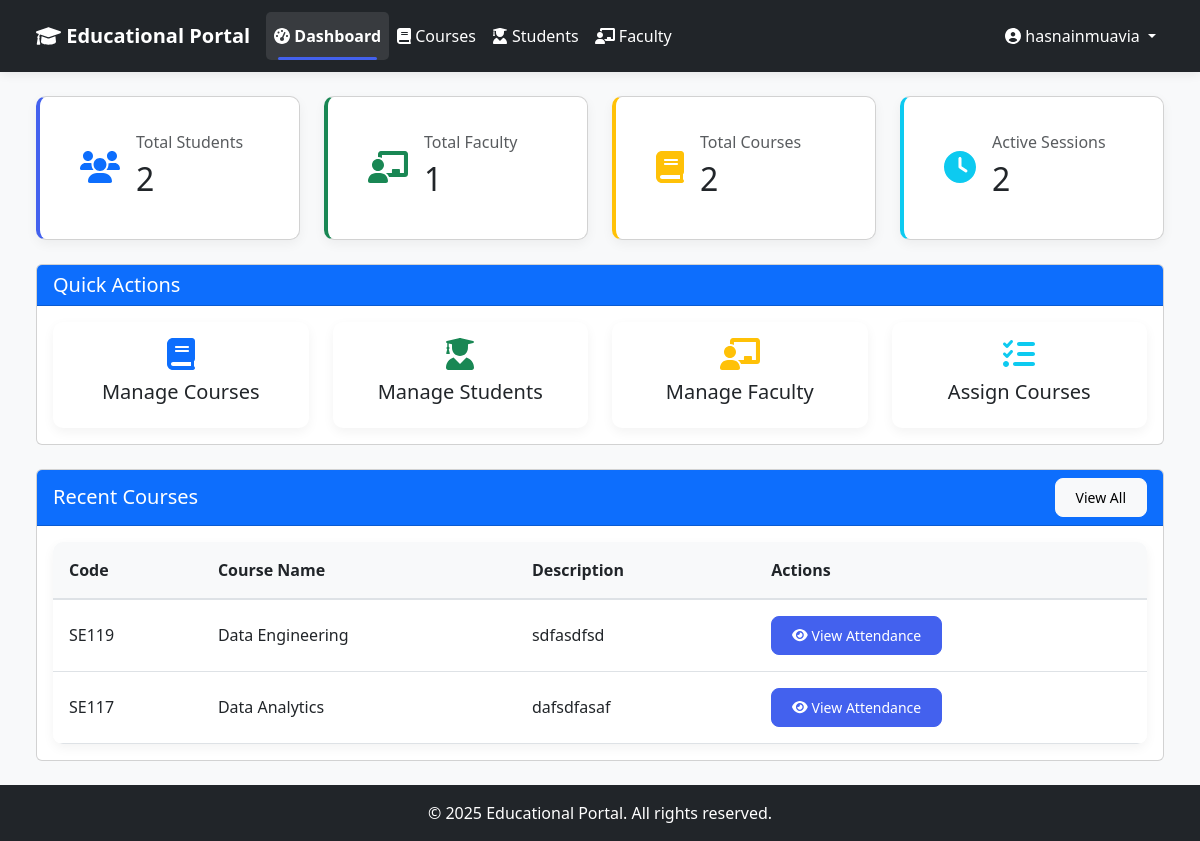
The app's page /admin-dashboard/ (signed in) with its own data.
### core/models.py (models this page shows, shortened)
class User(AbstractUser):
    role = models.CharField(
        max_length=10,
        choices=Role.choices,
        default=Role.STUDENT,
    )

class Course(models.Model):
    name = models.CharField(max_length=100)
    code = models.CharField(max_length=20, unique=True)
    description = models.TextField(blank=True, null=True)

### admin_dashboard/views.py (the view)
# urls.py: path('', views.dashboard, name='admin_dashboard'),
@login_required
@user_passes_test(is_admin)
def dashboard(request):
    total_students = Student.objects.count()
    total_faculty = Faculty.objects.count()
    total_courses = Course.objects.count()
    recent_courses = Course.objects.order_by('-id')[:5]
    context = {
        'total_students': total_students,
        'total_faculty': total_faculty,
        'total_courses': total_courses,
        'recent_courses': recent_courses,
    }
    return render(request, 'admin_dashboard/dashboard.html', context)

### admin_dashboard/views.py (called while the page is built)
def is_admin(user):
    return user.is_authenticated and user.is_superuser

### templates/admin_dashboard/dashboard.html (shortened to what this page needs)
{% extends 'base.html' %}
{% block content %}
<div class="container-fluid">
    <div class="row g-4 mb-4">
        <div class="col-12 col-sm-6 col-xl-3">
            <div class="card stat-card primary h-100">
                <div class="card-body">
                    <div class="d-flex align-items-center">
                        <div class="flex-shrink-0">
                            <i class="fas fa-users fa-2x text-primary"></i>
                        </div>
                        <div class="flex-grow-1 ms-3">
                            <h6 class="card-subtitle mb-2 text-muted">Total Students</h6>
                            <h2 class="card-title mb-0">{{ total_students }}</h2>
                        </div>
                    </div>
                </div>
            </div>
        </div>
        <div class="col-12 col-sm-6 col-xl-3">
            <div class="card stat-card success h-100">
                <div class="card-body">
                    <div class="d-flex align-items-center">
                        <div class="flex-shrink-0">
                            <i class="fas fa-chalkboard-teacher fa-2x text-success"></i>
                        </div>
                        <div class="flex-grow-1 ms-3">
                            <h6 class="card-subtitle mb-2 text-muted">Total Faculty</h6>
                            <h2 class="card-title mb-0">{{ total_faculty }}</h2>
                        </div>
                    </div>
                </div>
            </div>
        </div>
        <div class="col-12 col-sm-6 col-xl-3">
            <div class="card stat-card warning h-100">
                <div class="card-body">
                    <div class="d-flex align-items-center">
                        <div class="flex-shrink-0">
                            <i class="fas fa-book fa-2x text-warning"></i>
                        </div>
                        <div class="flex-grow-1 ms-3">
                            <h6 class="card-subtitle mb-2 text-muted">Total Courses</h6>
                            <h2 class="card-title mb-0">{{ total_courses }}</h2>
                        </div>
                    </div>
                </div>
            </div>
        </div>
        <div class="col-12 col-sm-6 col-xl-3">
            <div class="card stat-card info h-100">
                <div class="card-body">
                    <div class="d-flex align-items-center">
                        <div class="flex-shrink-0">
                            <i class="fas fa-clock fa-2x text-info"></i>
                        </div>
                        <div class="flex-grow-1 ms-3">
                            <h6 class="card-subtitle mb-2 text-muted">Active Sessions</h6>
                            <h2 class="card-title mb-0">{{ recent_courses.count }}</h2>
                        </div>
                    </div>
                </div>
            </div>
        </div>
    </div>
    <div class="row mb-4">
        <div class="col-12">
            <div class="card">
                <div class="card-header bg-primary text-white">
                    <h5 class="card-title mb-0">Quick Actions</h5>
                </div>
                <div class="card-body">
                    <div class="row g-4">
                        <div class="col-6 col-md-3">
                            <a href="{% url 'manage_courses' %}" class="text-decoration-none">
                                <div class="card dashboard-card text-center h-100">
                                    <div class="card-body">
                                        <i class="fas fa-book fa-2x mb-2 text-primary"></i>
                                        <h5 class="card-title">Manage Courses</h5>
                                    </div>
                                </div>
                            </a>
                        </div>
                        <div class="col-6 col-md-3">
                            <a href="{% url 'manage_students' %}" class="text-decoration-none">
                                <div class="card dashboard-card text-center h-100">
                                    <div class="card-body">
                                        <i class="fas fa-user-graduate fa-2x mb-2 text-success"></i>
                                        <h5 class="card-title">Manage Students</h5>
                                    </div>
                                </div>
                            </a>
                        </div>
                        <div class="col-6 col-md-3">
                            <a href="{% url 'manage_faculty' %}" class="text-decoration-none">
                                <div class="card dashboard-card text-center h-100">
                                    <div class="card-body">
                                        <i class="fas fa-chalkboard-teacher fa-2x mb-2 text-warning"></i>
                                        <h5 class="card-title">Manage Faculty</h5>
                                    </div>
                                </div>
                            </a>
                        </div>
                        <div class="col-6 col-md-3">
                            <a href="{% url 'assign_course' %}" class="text-decoration-none">
                                <div class="card dashboard-card text-center h-100">
                                    <div class="card-body">
                                        <i class="fas fa-tasks fa-2x mb-2 text-info"></i>
                                        <h5 class="card-title">Assign Courses</h5>
                                    </div>
                                </div>
                            </a>
                        </div>
                    </div>
                </div>
            </div>
        </div>
    </div>
    <div class="row">
        <div class="col-12">
            <div class="card">
                <div class="card-header bg-primary text-white d-flex justify-content-between align-items-center">
                    <h5 class="card-title mb-0">Recent Courses</h5>
                    <a href="{% url 'manage_courses' %}" class="btn btn-light btn-sm">View All</a>
                </div>
                <div class="card-body">
                    <div class="table-responsive">
                        <table class="table table-hover">
                            <thead>
                                <tr>
                                    <th>Code</th>
                                    <th>Course Name</th>
                                    <th>Description</th>
                                    <th>Actions</th>
                                </tr>
                            </thead>
                            <tbody>
                                {% for course in recent_courses %}
                                <tr>
                                    <td>{{ course.code }}</td>
                                    <td>{{ course.name }}</td>
                                    <td>{{ course.description|truncatechars:50 }}</td>
                                    <td>
                                        <a href="{% url 'admin_view_attendance' course.id %}" class="btn btn-primary btn-sm">
                                            <i class="fas fa-eye"></i> View Attendance
                                        </a>
                                    </td>
                                </tr>
                                {% empty %}
                                <tr>
                                    <td colspan="4" class="text-center">No courses available</td>
                                </tr>
                                {% endfor %}
                            </tbody>
                        </table>
                    </div>
                </div>
            </div>
        </div>
    </div>
</div>
{% endblock %}
{% block extra_css %}
<link rel="stylesheet" href="https://cdnjs.cloudflare.com/ajax/libs/font-awesome/6.0.0/css/all.min.css">
{% endblock %}

### templates/base.html (shortened to what this page needs)
<!DOCTYPE html>
<html lang="en">
<head>
    <link href="https://cdn.jsdelivr.net/npm/bootstrap@5.3.0/dist/css/bootstrap.min.css" rel="stylesheet">
    {% load static %}
    <link href="{% static 'css/style.css' %}" rel="stylesheet">
    {% block extra_css %}{% endblock %}
</head>
<body class="d-flex flex-column min-vh-100">
    <nav class="navbar navbar-expand-lg navbar-dark bg-dark">
        <div class="container-fluid">
            <a class="navbar-brand" href="{% url 'home' %}">
                <i class="fas fa-graduation-cap"></i> Educational Portal
            </a>
            {% if user.is_authenticated %}
            <div class="collapse navbar-collapse" id="navbarNav">
                <ul class="navbar-nav me-auto">
                    {% if user.is_superuser %}
                    <li class="nav-item">
                        <a class="nav-link {% if request.resolver_match.url_name == 'admin_dashboard' %}active{% endif %}" href="{% url 'admin_dashboard' %}">
                            <i class="fas fa-tachometer-alt"></i> Dashboard
                        </a>
                    </li>
                    <li class="nav-item">
                        <a class="nav-link {% if request.resolver_match.url_name == 'manage_courses' %}active{% endif %}" href="{% url 'manage_courses' %}">
                            <i class="fas fa-book"></i> Courses
                        </a>
                    </li>
                    <li class="nav-item">
                        <a class="nav-link {% if request.resolver_match.url_name == 'manage_students' %}active{% endif %}" href="{% url 'manage_students' %}">
                            <i class="fas fa-user-graduate"></i> Students
                        </a>
                    </li>
                    <li class="nav-item">
                        <a class="nav-link {% if request.resolver_match.url_name == 'manage_faculty' %}active{% endif %}" href="{% url 'manage_faculty' %}">
                            <i class="fas fa-chalkboard-teacher"></i> Faculty
                        </a>
                    </li>
                    {% elif user.is_faculty %}
                    <li class="nav-item">
                        <a class="nav-link {% if request.resolver_match.url_name == 'faculty_dashboard' %}active{% endif %}" href="{% url 'faculty_dashboard' %}">
                            <i class="fas fa-tachometer-alt"></i> Dashboard
                        </a>
                    </li>
                    {% endif %}
                </ul>
                <div class="navbar-nav">
                    <li class="nav-item dropdown">
                        <a class="nav-link dropdown-toggle" href="#" id="navbarDropdown" role="button" data-bs-toggle="dropdown">
                            <i class="fas fa-user-circle"></i> {{ user.get_full_name|default:user.username }}
                        </a>
                    </li>
                </div>
            </div>
            {% endif %}
        </div>
    </nav>
    <main class="flex-grow-1 py-4">
        <div class="container-fluid px-4">
            {% block content %}
            {% endblock %}
        </div>
    </main>
    <footer class="footer mt-auto py-3 bg-dark text-white">
        <div class="container text-center">
            <p class="mb-0">&copy; {% now "Y" %} Educational Portal. All rights reserved.</p>
        </div>
    </footer>
</body>
</html>

### static/css/style.css (style rules this page uses)
body { min-height: 100vh; display: flex; flex-direction: column; background-color: #f8f9fa; font-family: 'Poppins', 'Segoe UI', Roboto, 'Helvetica Neue', Arial, sans-serif; color: #333; margin: 0; padding: 0; }
main { flex: 1; display: flex; flex-direction: column; }
:root { --primary-color: #4361ee; --primary-dark: #3a56d4; --secondary-color: #6c757d; --success-color: #198754; --info-color: #0dcaf0; --warning-color: #ffc107; --danger-color: #dc3545; --light-color: #f8f9fa; --dark-color: #212529; --text-color: #333; --text-muted: #6c757d; --border-radius: 10px; --box-shadow: 0 10px 30px rgba(0, 0, 0, 0.1); }
.dashboard-card { background-color: #fff; border-radius: var(--border-radius); transition: transform 0.2s; box-shadow: 0 4px 12px rgba(0, 0, 0, 0.05); border: none; overflow: hidden; }
.stat-card { border-radius: var(--border-radius); overflow: hidden; border-left: 4px solid; padding: 1.5rem; background-color: #fff; box-shadow: 0 4px 12px rgba(0, 0, 0, 0.05); }
.stat-card.primary { border-left-color: var(--primary-color); }
.stat-card.success { border-left-color: var(--success-color); }
.stat-card.warning { border-left-color: var(--warning-color); }
.stat-card.info { border-left-color: var(--info-color); }
.table-responsive { border-radius: var(--border-radius); box-shadow: 0 4px 12px rgba(0, 0, 0, 0.05); overflow: hidden; }
.table { background-color: #fff; margin-bottom: 0; }
.table thead th { background-color: #f8f9fa; border-bottom: 2px solid #dee2e6; font-weight: 600; color: var(--dark-color); padding: 1rem; }
.table tbody td { padding: 1rem; vertical-align: middle; }
.navbar { box-shadow: 0 2px 10px rgba(0, 0, 0, 0.08); background-color: #212529; padding: 0.75rem 1.5rem; }
.navbar-dark .navbar-nav .nav-link, .navbar-dark .navbar-brand, .navbar-dark .nav-link { color: #fff !important; }
.navbar-dark .navbar-nav .nav-link.active, .navbar-dark .nav-link.active { color: #fff !important; background-color: rgba(255, 255, 255, 0.1); border-radius: 5px; position: relative; font-weight: 600; }
.navbar-dark .navbar-nav .nav-link.active::after, .navbar-dark .nav-link.active::after { content: ''; position: absolute; bottom: 0; left: 10%; width: 80%; height: 3px; background-color: var(--primary-color); border-radius: 3px; }
.navbar-brand { font-weight: 700; color: var(--primary-color); }
.nav-link { font-weight: 500; color: var(--dark-color); padding: 0.75rem 1rem; transition: all 0.3s ease; }
.nav-link.active { color: var(--primary-color); background-color: rgba(67, 97, 238, 0.1); border-radius: 6px; }
.btn { font-weight: 500; padding: 0.5rem 1.25rem; border-radius: 8px; transition: all 0.3s ease; }
.btn-primary { background-color: var(--primary-color); border-color: var(--primary-color); }
.footer { background-color: #343a40; color: #fff; padding: 1.5rem 0; }
.fade-in { animation: fadeIn 0.5s ease-out; }

### records on screen
User: get_full_name "hasnainmuavia"
Course: code "SE119", name "Data Engineering", description "sdfasdfsd"
Course: code "SE117", name "Data Analytics", description "dafsdfasaf"

### other values on screen
{{ total_students }} "2"
{{ total_faculty }} "1"
{{ total_courses }} "2"
{{ recent_courses.count }} "2"
